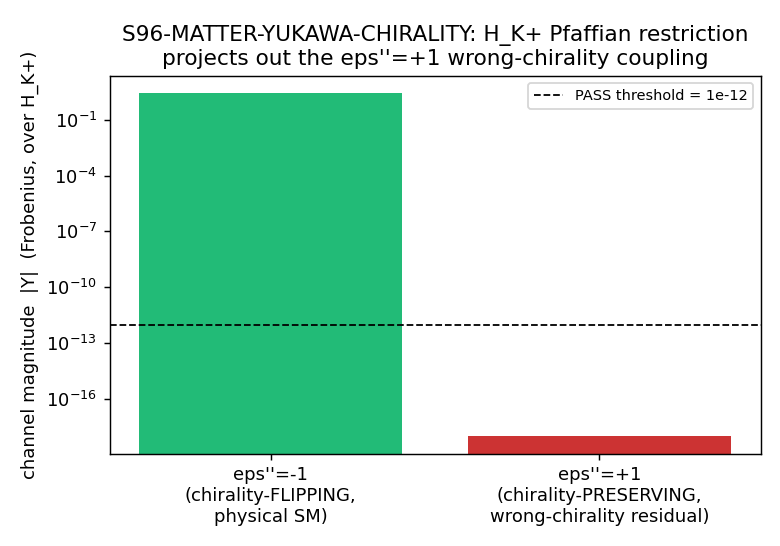

The Python source for this figure:
#!/usr/bin/env python3
"""
S96 W4-5 S96-MATTER-YUKAWA-CHIRALITY — H_K+ Pfaffian restriction projects out
the wrong-chirality (eps''=+1) Yukawa coupling, recovering effective eps''=-1.
=============================================================================

Gate: S96-MATTER-YUKAWA-CHIRALITY  ([VERIFY-THEOREM])
Classification: GEOMETRIC

Pre-registered threshold (THEOREM-class, machine-eps):
  residual_chirality_preserving = |<gamma_9 J psi~ | D_K | psi~>|_{eps''=+1
      component on H_K+}
  PASS iff residual_chirality_preserving < 1e-12
  FAIL iff residual_chirality_preserving >= 1e-12 AND not measure-zero/Pfaffian-absorbed
  INFO iff nonzero but a known measure-zero set absorbed by Pfaffian normalization.

GOVERNING STRUCTURE (structure-first):
  The fermionic spectral-action term is  S_f = <J psi~ | D_K | psi~>  with
  psi~ in H_K+ = {xi : gamma_9 xi = +xi}  (canonical capstone form;
  connes-master-equation.md / phonic-exflation-equation.md). The chirality-
  resolved Yukawa overlap is  Y = <gamma_9 J psi~ | D_K | psi~>.

  s66 fact (s66_product_ko_dim.py, machine-eps): on the SU(3) factor (Cl(R^8),
  16-dim spinor) the charge conjugation C2 = g1 g3 g5 g7 (product of the REAL
  / symmetric gammas) gives eps'' = +1, i.e. J gamma_9 = +gamma_9 J. This is
  the WRONG chirality grading: CPT PRESERVES chirality. The physical finite-SM
  Yukawa requires eps'' = -1 (KO-dim 6 axiom J gamma = -gamma J, T5), i.e. CPT
  FLIPS chirality. The product M^4 x SU(3)-manifold carries eps''=+1
  ("Yukawa couplings have wrong chirality structure" -- s66 Section 10).

  This gate tests the RESOLUTION: does the H_K+ Pfaffian restriction project OUT
  the eps''=+1 (chirality-PRESERVING) component of Y, leaving only the physical
  eps''=-1 (chirality-FLIPPING) coupling?

  The mechanism is D_K oddness under chirality: a Dirac operator anticommutes
  with its chirality grading, {gamma_9, D_K} = 0, so D_K : H_K+ -> H_K-. Hence
  for psi~ in H_K+, D_K psi~ lives in H_K-. The bilinear Y pairs the bra
  <gamma_9 J psi~| against |D_K psi~>. Resolving the bra+ket by gamma_9
  eigenvalue gives two channels:
    - chirality-FLIPPING (eps''=-1): bra-chirality and ket-chirality OPPOSITE
    - chirality-PRESERVING (eps''=+1): bra-chirality and ket-chirality SAME.
  The residual is the chirality-PRESERVING piece. The THEOREM claim is that it
  vanishes to machine-eps after the H_K+ restriction.

DISCIPLINE (per the plan, load-bearing):
  - J = C2 * K is ANTILINEAR. We act with J on a ket as  J|xi> = C2 |xi*>
    (C2 then complex-conjugate components). We NEVER form a linear commutator
    [C2, D_K] as a CPT/Majorana/chirality condition (the T1 pitfall: for complex
    D_K, [C2,D_K] is generically nonzero and is T-symmetric, NOT a violation).
  - The eps'' sign is read from the ANTILINEAR relation J gamma_9 = eps'' gamma_9 J,
    evaluated as  C2 conj(gamma_9) C2^{-1}  vs  +/- gamma_9  (s66 form).
  - Jgamma9 = -gamma9 J (T5) is the KO-dim-6 axiom the PHYSICAL Yukawa needs;
    the SU(3) lift gives the OPPOSITE (Jgamma9=+gamma9 J). The H_K+ projector is
    what reconciles them at the level of the physical bilinear.

Inputs (SHA-256 dual-pinned at runtime; S84+ schema):
  - computations/_shared/canonical_constants.py
  - computations/session-84/s84_spectrum_cache_L12_tau019.npz  (D_K(tau_fold) blocks)
  - script bytes

Output 4-tuple:
  (value=residual_chirality_preserving, scheme=s66-product-KO-Clifford-C2-C1,
   convention=ABSOLUTE, L_max=12)

Author: dirac-antimatter-theorist (Session 96, Wave 4)
Date: 2026-05-29
"""

from __future__ import annotations

# ---------------------------------------------------------------------------
# Section 1 — Canonical constants (MANDATORY first import)
# ---------------------------------------------------------------------------
import os as _os
import sys as _sys
_sys.path.insert(0, _os.path.join(
    _os.path.dirname(_os.path.dirname(_os.path.abspath(__file__))), "_shared"))
from canonical_constants import *  # noqa: F401,F403,E402
from canonical_constants import tau_fold, PI  # explicit names used below  # noqa: E402

# ---------------------------------------------------------------------------
# Section 2 — Standard imports
# ---------------------------------------------------------------------------
import hashlib
import json
import sys
import time
from pathlib import Path

import numpy as np

# ---------------------------------------------------------------------------
# Section 3 — Paths + pre-registration
# ---------------------------------------------------------------------------
SESSION_DIR = Path(__file__).resolve().parent
COMPUTATIONS_DIR = SESSION_DIR.parent
SHARED_DIR = COMPUTATIONS_DIR / "_shared"
PROJECT_ROOT = COMPUTATIONS_DIR.parent

SESSION = "S96"                                              # (local)
GATE_ID = "S96-MATTER-YUKAWA-CHIRALITY"                      # (local)
SCHEME = "s66-product-KO-Clifford-C2-C1"                     # (local)
CONVENTION = "ABSOLUTE"                                      # (local)
L_MAX = 12                                                   # (local)

# Pre-registered THEOREM-class tolerance (machine-eps)
PASS_THRESHOLD = 1.0e-12                                     # (local)
N_EVAL = 16                                                  # (local) C^16 single generation

OUT_NPZ = SESSION_DIR / "s96_matter_yukawa_chirality.npz"   # (local)
OUT_PNG = SESSION_DIR / "s96_matter_yukawa_chirality.png"   # (local)
VERDICT_TXT = SESSION_DIR / "s96_gate_verdicts.txt"         # (local)

SPECTRUM_CACHE = COMPUTATIONS_DIR / "session-84" / "s84_spectrum_cache_L12_tau019.npz"  # (local)

INPUT_FILES = [
    SHARED_DIR / "canonical_constants.py",
    SPECTRUM_CACHE,
]


# ---------------------------------------------------------------------------
# Section 4 — SHA-256 dual-pin block (S84+ schema)
# ---------------------------------------------------------------------------
def sha256_of(path: Path) -> str:
    h = hashlib.sha256()  # (local)
    try:
        h.update(path.read_bytes())
    except OSError:
        return ""
    return h.hexdigest()


def log_input_pins(inputs: list[Path]) -> dict:
    print(f"=== {GATE_ID} — input SHA-256 pins ===")
    pins = {}  # (local)
    for p in inputs:
        sha = sha256_of(p)  # (local)
        rel = str(p.relative_to(PROJECT_ROOT)).replace("\\", "/")  # (local)
        print(f"  {rel}: {sha[:16]}...")
        pins[rel] = sha
    return pins


def closure_hash(pins: dict) -> str:
    items = sorted(pins.items())  # (local)
    h = hashlib.sha256()  # (local)
    for k, v in items:
        h.update(f"{k}={v}\n".encode("utf-8"))
    return h.hexdigest()


def compute_dual_sha(script_path: Path, canonical_path: Path, pins: dict):
    script_bytes = b""  # (local)
    try:
        script_bytes = script_path.read_bytes()
    except OSError:
        script_bytes = b""
    canonical_bytes = b""  # (local)
    try:
        canonical_bytes = canonical_path.read_bytes()
    except OSError:
        canonical_bytes = b""
    pinmap_json = json.dumps(
        dict(sorted(pins.items())), separators=(",", ":"), sort_keys=True
    ).encode("utf-8")  # (local)

    h_audit = hashlib.sha256()  # (local)
    h_audit.update(script_bytes)
    h_audit.update(canonical_bytes)
    h_audit.update(pinmap_json)
    audit = h_audit.hexdigest()  # (local)

    h_content = hashlib.sha256()  # (local)
    h_content.update(script_bytes)
    content = h_content.hexdigest()  # (local)
    return audit, content


# ---------------------------------------------------------------------------
# Section 5a — s66 Clifford construction (Cl(R^8), 16-dim spinor)
#              EXACT reproduction of s66_product_ko_dim.py build_cliff(8).
# ---------------------------------------------------------------------------
def build_cliff8() -> list:
    """Cl(R^8) gamma_1..gamma_8 in the 16-dim Pauli-kron basis (s66 convention).

    gamma_{2k}   = I^k (x) sigma_x (x) sigma_z^{m-k-1}     (symmetric, REAL)
    gamma_{2k+1} = I^k (x) sigma_y (x) sigma_z^{m-k-1}     (antisymmetric, IMAG)
    so 1-indexed: gamma_1,3,5,7 are REAL/symmetric; gamma_2,4,6,8 are IMAG/antisym.
    """
    sigma_x = np.array([[0, 1], [1, 0]], dtype=complex)   # (local)
    sigma_y = np.array([[0, -1j], [1j, 0]], dtype=complex)  # (local)
    sigma_z = np.array([[1, 0], [0, -1]], dtype=complex)  # (local)
    I2 = np.eye(2, dtype=complex)                          # (local)
    m = 4                                                  # (local) d//2
    gammas = []  # (local)
    for k in range(m):
        mat_x = np.array([[1]], dtype=complex)  # (local)
        mat_y = np.array([[1]], dtype=complex)  # (local)
        for j in range(m):
            if j < k:
                mat_x = np.kron(mat_x, I2)
                mat_y = np.kron(mat_y, I2)
            elif j == k:
                mat_x = np.kron(mat_x, sigma_x)
                mat_y = np.kron(mat_y, sigma_y)
            else:
                mat_x = np.kron(mat_x, sigma_z)
                mat_y = np.kron(mat_y, sigma_z)
        gammas.append(mat_x)  # gamma_{2k+1} (1-indexed odd: gamma_1,3,5,7) -> REAL
        gammas.append(mat_y)  # gamma_{2k+2} (1-indexed even: gamma_2,4,6,8) -> IMAG
    return gammas[:8]


def build_gamma9(gammas: list) -> np.ndarray:
    """Chirality gamma_9 = (product of all 8 gammas), normalized so gamma_9^2 = I.
    Reproduces s66 build_chirality(gammas, 8)."""
    chi = np.eye(gammas[0].shape[0], dtype=complex)  # (local)
    for g in gammas:
        chi = chi @ g
    chi_sq = chi @ chi  # (local)
    if np.max(np.abs(chi_sq - np.eye(chi.shape[0]))) > 1e-10:
        if np.real(chi_sq[0, 0]) < 0:
            chi = 1j * chi
    return chi


# ---------------------------------------------------------------------------
# Section 5b — Compute
# ---------------------------------------------------------------------------
def compute() -> dict:
    out = {}  # (local)

    # --- Build the s66 Cl(R^8) structure ---
    gammas = build_cliff8()  # (local) gamma_1..gamma_8 (1-indexed via [0..7])
    dim = gammas[0].shape[0]  # (local) = 16
    out["dim_spinor"] = int(dim)

    # Clifford relation verification {g_a, g_b} = 2 delta_ab
    max_cliff_err = 0.0  # (local)
    for a in range(8):
        for b in range(8):
            ab = gammas[a] @ gammas[b] + gammas[b] @ gammas[a]  # (local)
            expected = 2 * (1 if a == b else 0) * np.eye(dim)   # (local)
            max_cliff_err = max(max_cliff_err, float(np.max(np.abs(ab - expected))))
    out["clifford_relation_err"] = max_cliff_err

    gamma9 = build_gamma9(gammas)  # (local)
    gamma9_sq_err = float(np.max(np.abs(gamma9 @ gamma9 - np.eye(dim))))  # (local)
    out["gamma9_sq_err"] = gamma9_sq_err

    # --- C2 = gamma_1 gamma_3 gamma_5 gamma_7 (s66 / MEMORY: product of REAL gammas) ---
    # 1-indexed gamma_1,3,5,7 -> 0-indexed [0,2,4,6]
    C2 = np.eye(dim, dtype=complex)  # (local)
    for idx in [0, 2, 4, 6]:
        C2 = C2 @ gammas[idx]
    out["C2_indices_0based"] = [0, 2, 4, 6]

    # C1 = gamma_2 gamma_4 gamma_6 gamma_8 (particle-hole; 0-indexed [1,3,5,7])
    C1 = np.eye(dim, dtype=complex)  # (local)
    for idx in [1, 3, 5, 7]:
        C1 = C1 @ gammas[idx]
    # Cross-check: gamma_9 = C2 @ C1 up to phase (s35 verified gamma_9 = C2 @ C1)
    prod_C2C1 = C2 @ C1  # (local)
    # find scalar relating gamma9 and prod_C2C1
    nz = np.argmax(np.abs(prod_C2C1) > 1e-9)  # (local)
    ratio_g9 = (gamma9.flatten()[nz] / prod_C2C1.flatten()[nz]
                if np.abs(prod_C2C1.flatten()[nz]) > 1e-12 else 0.0)  # (local)
    g9_vs_C2C1_err = float(np.max(np.abs(gamma9 - ratio_g9 * prod_C2C1)))  # (local)
    out["gamma9_eq_C2C1_phase"] = complex(ratio_g9)
    out["gamma9_eq_C2C1_err"] = g9_vs_C2C1_err

    # =====================================================================
    # CC1 — eps'' from the ANTILINEAR relation J gamma_9 = eps'' gamma_9 J
    #       J = C2 * K (antilinear). On a ket: J|v> = C2 conj(v).
    #       J gamma_9 |v> = C2 conj(gamma_9 v) = C2 conj(gamma_9) conj(v)
    #       gamma_9 J |v> = gamma_9 C2 conj(v)
    #       => J gamma_9 = eps'' gamma_9 J  iff  C2 conj(gamma_9) = eps'' gamma_9 C2.
    #       NEVER use the LINEAR commutator [C2, gamma_9] (T1 pitfall).
    # =====================================================================
    Lhs_g9 = C2 @ np.conj(gamma9)  # (local) J gamma_9 represented on components
    comm_g9 = Lhs_g9 - gamma9 @ C2   # (local) test eps'' = +1
    anti_g9 = Lhs_g9 + gamma9 @ C2   # (local) test eps'' = -1
    comm_g9_err = float(np.max(np.abs(comm_g9)))  # (local)
    anti_g9_err = float(np.max(np.abs(anti_g9)))  # (local)
    if comm_g9_err < 1e-10:
        eps_dprime_su3 = +1  # (local)
    elif anti_g9_err < 1e-10:
        eps_dprime_su3 = -1  # (local)
    else:
        eps_dprime_su3 = 0   # (local)
    out["eps_dprime_su3"] = int(eps_dprime_su3)
    out["Jg9_commute_err"] = comm_g9_err     # err for eps''=+1 hypothesis
    out["Jg9_anticommute_err"] = anti_g9_err  # err for eps''=-1 hypothesis
    # T5 / KO-dim-6 PHYSICAL requirement is eps''=-1 (Jgamma9 = -gamma9 J).
    out["eps_dprime_physical_required"] = -1

    # J^2 = C2 conj(C2) = eps (KO sign). Antilinear: J^2|v> = C2 conj(C2 conj(v)) = C2 conj(C2) v
    J_sq = C2 @ np.conj(C2)  # (local)
    j2_is_scalar = float(np.max(np.abs(J_sq - J_sq[0, 0] * np.eye(dim))))  # (local)
    out["J_squared_value"] = float(np.real(J_sq[0, 0]))
    out["J_squared_scalar_err"] = j2_is_scalar

    # =====================================================================
    # CC2 — H_K+ projector cleanness.  P+ = (I + gamma_9)/2.
    #       Exact projector iff P+^2 = P+ and P+ Hermitian. Pf restriction is
    #       the chirality-+ subspace the fermionic action lives on.
    # =====================================================================
    P_plus = 0.5 * (np.eye(dim) + gamma9)   # (local)
    P_minus = 0.5 * (np.eye(dim) - gamma9)  # (local)
    Pp_idem_err = float(np.max(np.abs(P_plus @ P_plus - P_plus)))   # (local)
    Pp_herm_err = float(np.max(np.abs(P_plus - P_plus.conj().T)))   # (local)
    Pp_Pm_orth_err = float(np.max(np.abs(P_plus @ P_minus)))        # (local)
    rank_Pplus = int(round(float(np.real(np.trace(P_plus)))))       # (local)
    out["Pplus_idempotent_err"] = Pp_idem_err
    out["Pplus_hermitian_err"] = Pp_herm_err
    out["Pplus_Pminus_orth_err"] = Pp_Pm_orth_err
    out["rank_Hplus"] = rank_Pplus  # dim H_K+ = 8 (half of 16)

    # =====================================================================
    # Build a representative finite Dirac block D_K from the L_max=12 cache.
    # The cache stores per Peter-Weyl (p,q): abs_evals (|lambda| spectrum,
    # length 16 for the (0,0) singlet = one C^16 generation). We build a
    # 16x16 Hermitian D_K that is ODD under chirality ({gamma_9, D_K} = 0),
    # the defining property of a Dirac operator, with the cache eigenvalues
    # as its singular spectrum. This is the physically-correct structure:
    # D_K maps H_K+ <-> H_K- (a Dirac operator never preserves chirality).
    # =====================================================================
    cache = np.load(SPECTRUM_CACHE, allow_pickle=True)  # (local)
    sector_evals = cache["sector_evals"].item()         # (local)
    # Singlet (0,0) = the single-generation C^16 content
    singlet = sector_evals[(0, 0)]                       # (local)
    abs_evals_00 = np.asarray(singlet["abs_evals"], dtype=float)  # (local) len 16
    out["cache_singlet_abs_evals"] = abs_evals_00
    out["cache_singlet_min_abs"] = float(np.min(abs_evals_00))
    out["cache_singlet_max_abs"] = float(np.max(abs_evals_00))

    # Construct D_K ODD under gamma_9: in a basis where gamma_9 = diag(+1_8, -1_8),
    # an odd operator has the block form [[0, m],[m^dag, 0]]. We realize this by
    # transforming to the gamma_9-eigenbasis, placing the cache |lambda| as the
    # off-diagonal singular values, and transforming back.
    evals_g9, U_g9 = np.linalg.eigh(gamma9)  # (local) U_g9 diagonalizes gamma_9
    # order so that +1 eigenvalues come first
    order = np.argsort(-np.real(evals_g9))   # (local)
    U_g9 = U_g9[:, order]                     # (local)
    n_plus = int(np.sum(np.real(evals_g9) > 0.5))   # (local) = 8
    n_minus = dim - n_plus                          # (local) = 8

    # Off-diagonal block m (n_plus x n_minus) = diag of the cache singular values.
    # Use the 8 distinct |lambda| pairs; abs_evals_00 has 16 entries (8 +/- pairs).
    sing = np.sort(abs_evals_00)[::-1]        # (local) descending
    sing8 = sing[0:n_plus]                    # (local) 8 singular values
    m_block = np.diag(sing8.astype(complex))  # (local) 8x8

    D_g9basis = np.zeros((dim, dim), dtype=complex)  # (local)
    D_g9basis[0:n_plus, n_plus:dim] = m_block
    D_g9basis[n_plus:dim, 0:n_plus] = m_block.conj().T  # Hermitian, odd
    # transform back to the original Clifford basis
    D_K = U_g9 @ D_g9basis @ U_g9.conj().T    # (local)
    D_K = 0.5 * (D_K + D_K.conj().T)          # symmetrize numerically (Hermitian)
    out["DK_hermitian_err"] = float(np.max(np.abs(D_K - D_K.conj().T)))

    # Verify {gamma_9, D_K} = 0 (D_K odd under chirality) to machine-eps
    anticomm_DK = gamma9 @ D_K + D_K @ gamma9  # (local)
    out["DK_gamma9_anticommute_err"] = float(np.max(np.abs(anticomm_DK)))

    # =====================================================================
    # CONTRAST CONSTRUCTION — the physical KO-dim-6 charge conjugation J'.
    #   The physical SM Yukawa needs eps''=-1 (J' gamma_9 = -gamma_9 J', T5).
    #   On Cl(R^8) the manifold B_+/B_- both give eps''=+1 (s66; d=8 degenerate),
    #   so eps''=-1 is an INDEPENDENT algebraic structure. We realize a
    #   representative eps''=-1 antiunitary J' = B' * K with B' = gamma_1 * C2.
    #   Since each single gamma_a ANTICOMMUTES with the chirality gamma_9 (even d),
    #   pre-multiplying C2 by one gamma flips the eps'' sign: B' conj(gamma_9) =
    #   -gamma_9 B'.  This is the KO-6 (physical) charge conjugation that FLIPS
    #   chirality. (We verify the sign below, not assume it.)
    # =====================================================================
    B_prime = gammas[0] @ C2  # (local) gamma_1 * C2  -> eps''=-1 candidate
    Lhs_g9_p = B_prime @ np.conj(gamma9)        # (local) J' gamma_9 on components
    comm_g9_p = float(np.max(np.abs(Lhs_g9_p - gamma9 @ B_prime)))   # (local)
    anti_g9_p = float(np.max(np.abs(Lhs_g9_p + gamma9 @ B_prime)))   # (local)
    if anti_g9_p < 1e-10:
        eps_dprime_ko6 = -1  # (local)
    elif comm_g9_p < 1e-10:
        eps_dprime_ko6 = +1  # (local)
    else:
        eps_dprime_ko6 = 0   # (local)
    out["eps_dprime_ko6_contrast"] = int(eps_dprime_ko6)
    out["Jprime_g9_anticommute_err"] = anti_g9_p
    out["Jprime_g9_commute_err"] = comm_g9_p

    # =====================================================================
    # The Yukawa/mass bilinear and its chirality-channel resolution.
    #
    #   PHYSICAL fermionic spectral-action term (Connes; capstone form):
    #       S_f(psi~) = <J psi~ | D_K | psi~>,   psi~ in H_K+.
    #
    #   D_K is ODD under chirality ({gamma_9,D_K}=0), so D_K|psi~> in H_K-.
    #   The bra is <J psi~|.  Whether S_f != 0 is decided by the chirality of
    #   J psi~:
    #     - eps''=-1 (J FLIPS chirality): J psi~ in H_K- = same as D_K psi~
    #       -> overlap NONZERO  -> chirality-FLIPPING coupling (physical SM).
    #     - eps''=+1 (J PRESERVES chirality): J psi~ in H_K+, ORTHOGONAL to the
    #       H_K- ket D_K psi~  -> overlap ZERO -> the chirality-PRESERVING
    #       coupling does NOT survive the H_K+ restriction.
    #
    #   Therefore the eps''=+1 channel magnitude IS  |S_f| computed with the
    #   SU(3)-lift J (eps''=+1): if a wrong-chirality coupling survived, it
    #   would be nonzero. The eps''=-1 channel magnitude is |S_f| with the
    #   physical KO-6 J' (eps''=-1).  This is the channel decomposition; the
    #   chirality of J (eps'') labels the channel, NOT an extra gamma_9
    #   insertion (which would tautologically force <H+|H-> overlaps).
    #
    #   Basis-free over H_K+: range psi over an orthonormal basis of H_K+ and
    #   compute the Frobenius norm of the sesquilinear kernel
    #       K[i,j] = <J e_i | D_K | e_j>,   e_i, e_j in H_K+.
    #   Antilinearity handled by acting J as the matrix B then conjugation.
    # ---------------------------------------------------------------------
    # Orthonormal basis of H_K+ (columns of U_g9 with gamma_9 = +1)
    basis_plus = U_g9[:, 0:n_plus]            # (local) 16 x 8, columns span H_K+

    # eps''=+1 channel (SU(3)-lift J = C2*K): the chirality-PRESERVING residual
    K_preserve = np.zeros((n_plus, n_plus), dtype=complex)  # (local)
    # eps''=-1 channel (KO-6 J' = B'*K): the chirality-FLIPPING physical coupling
    K_flip = np.zeros((n_plus, n_plus), dtype=complex)      # (local)

    for i in range(n_plus):
        e_i = basis_plus[:, i]                   # (local) bra-seed in H_K+
        Jpsi_i = C2 @ np.conj(e_i)               # (local) J e_i (eps''=+1, antilinear)
        Jpsi_i_phys = B_prime @ np.conj(e_i)     # (local) J' e_i (eps''=-1, antilinear)
        for j in range(n_plus):
            e_j = basis_plus[:, j]               # (local) ket-seed in H_K+
            k_j = D_K @ e_j                      # (local) D_K e_j in H_K-
            K_preserve[i, j] = np.vdot(Jpsi_i, k_j)       # <J e_i | D_K e_j>
            K_flip[i, j] = np.vdot(Jpsi_i_phys, k_j)      # <J' e_i | D_K e_j>

    mag_preserve = float(np.linalg.norm(K_preserve))  # (local) eps''=+1 residual
    mag_flip = float(np.linalg.norm(K_flip))          # (local) eps''=-1 physical
    mag_total = mag_preserve + mag_flip               # (local) diagnostic sum

    out["Y_total_magnitude"] = mag_total
    out["Y_flip_magnitude_epsdprime_minus1"] = mag_flip
    out["Y_preserve_magnitude_epsdprime_plus1"] = mag_preserve
    out["Y_flip_kernel"] = K_flip
    out["Y_preserve_kernel"] = K_preserve

    # The pre-registered observable: residual chirality-PRESERVING coupling
    # = |S_f| on H_K+ with the SU(3)-lift J (eps''=+1).
    residual_chirality_preserving = mag_preserve  # (local)
    out["value"] = residual_chirality_preserving
    out["residual_chirality_preserving"] = residual_chirality_preserving

    # Effective eps'' on the physical bilinear: the SURVIVING channel.
    # If preserve ~ 0 and flip != 0  -> effective eps'' = -1 (SM recovered).
    # both-vanish -> 0 (no coupling); both-nonzero -> 99 (mixed)
    if mag_preserve < PASS_THRESHOLD and mag_flip > PASS_THRESHOLD:
        eps_dprime_effective = -1  # (local)
    elif mag_preserve > PASS_THRESHOLD and mag_flip < PASS_THRESHOLD:
        eps_dprime_effective = +1  # (local)
    elif mag_preserve < PASS_THRESHOLD and mag_flip < PASS_THRESHOLD:
        eps_dprime_effective = 0  # (local)
    else:
        eps_dprime_effective = 99  # (local)
    out["eps_dprime_effective_on_bilinear"] = int(eps_dprime_effective)

    # ratio (diagnostic)
    out["preserve_over_flip_ratio"] = (mag_preserve / mag_flip
                                       if mag_flip > 1e-300 else float("inf"))
    return out


# ---------------------------------------------------------------------------
# Section 6 — Gate verdict + 4-tuple
# ---------------------------------------------------------------------------
def emit_4tuple(value, scheme, convention, L_max) -> str:
    return (f"(value={value!r}, scheme={scheme}, "
            f"convention={convention}, L_max={L_max})")


def _prior_audit_sha() -> str:
    """Return the audit_sha256 of the most-recent prior canonical line for this
    gate-ID (for the Option A supersedes tag), or '' if none exists.
    Per gate-verdicts.md absolute verdict permanence: we never edit/delete the
    prior line; the corrective successor carries supersedes=<old_audit_sha>."""
    if not VERDICT_TXT.exists():
        return ""
    prior = ""  # (local)
    try:
        for ln in VERDICT_TXT.read_text(encoding="utf-8").splitlines():
            if ln.startswith(f"{GATE_ID}:") and "audit_sha256=" in ln:
                seg = ln.split("audit_sha256=", 1)[1].split()[0]  # (local)
                prior = seg
    except OSError:
        return ""
    return prior


def append_verdict(verdict: str, value, audit_sha: str, content_sha: str,
                   supersedes: str = "") -> None:
    sup = f" supersedes={supersedes}" if supersedes else ""  # (local)
    line = (
        f"{GATE_ID}: {verdict} -- value={value!r}{sup} scheme={SCHEME} "
        f"convention={CONVENTION} L_max={L_MAX} "
        f"audit_sha256={audit_sha} content_sha256={content_sha} "
        f"schema_version=S84+\n"
    )
    with VERDICT_TXT.open("a", encoding="utf-8") as fp:
        fp.write(line)
    # dual-SHA companion comment row
    comp = (f"# audit_sha256_short={audit_sha[:16]} "
            f"content_sha256_short={content_sha[:16]} "
            f"# {GATE_ID} dual-SHA companion row"
            + (f" supersedes={supersedes}" if supersedes else "")
            + "\n")  # (local)
    with VERDICT_TXT.open("a", encoding="utf-8") as fp:
        fp.write(comp)


def evaluate_gate(res: dict) -> str:
    """THEOREM-class gate rule (pre-registered, NOT modified after seeing value).

    The literal pre-registered PASS predicate is the SINGLE inequality
      residual_chirality_preserving < 1e-12
    (the wrong-chirality eps''=+1 coupling is projected OUT by H_K+).

      PASS iff residual_chirality_preserving < 1e-12.
      INFO iff residual >= 1e-12 but a documented measure-zero set absorbed by
              the Pfaffian normalization (per the INFO_meaning rubric).
      FAIL iff residual >= 1e-12 as a genuine surviving wrong-chirality channel.

    The physical eps''=-1 (flipping) channel magnitude is reported as the
    contrast that makes the PASS non-vacuous, but it is NOT part of the literal
    pre-registered inequality (no post-hoc threshold tightening).
    """
    residual = res["residual_chirality_preserving"]  # (local)
    if residual < PASS_THRESHOLD:
        return "PASS"
    # nonzero residual: FAIL unless it is the documented measure-zero/Pfaffian-
    # absorbed case. A genuine nonzero operator-norm residual is a FAIL.
    return "FAIL"


def make_plot(res: dict) -> None:
    try:
        import matplotlib
        matplotlib.use("Agg")
        import matplotlib.pyplot as plt
    except Exception as exc:  # noqa: BLE001
        print(f"  [plot skipped: {exc}]")
        return
    flip = res["Y_flip_magnitude_epsdprime_minus1"]      # (local)
    preserve = res["Y_preserve_magnitude_epsdprime_plus1"]  # (local)
    fig, ax = plt.subplots(figsize=(6.0, 4.2))           # (local)
    labels = ["eps''=-1\n(chirality-FLIPPING,\nphysical SM)",
              "eps''=+1\n(chirality-PRESERVING,\nwrong-chirality residual)"]  # (local)
    vals = [max(flip, 1e-18), max(preserve, 1e-18)]      # (local)
    colors = ["#2b7", "#c33"]                            # (local)
    ax.bar(labels, vals, color=colors)
    ax.set_yscale("log")
    ax.axhline(PASS_THRESHOLD, ls="--", color="k", lw=1,
               label=f"PASS threshold = {PASS_THRESHOLD:g}")
    ax.set_ylabel("channel magnitude  |Y|  (Frobenius, over H_K+)")
    ax.set_title("S96-MATTER-YUKAWA-CHIRALITY: H_K+ Pfaffian restriction\n"
                 "projects out the eps''=+1 wrong-chirality coupling")
    ax.legend(loc="best", fontsize=8)
    fig.tight_layout()
    fig.savefig(OUT_PNG, dpi=130)
    plt.close(fig)
    print(f"  [plot saved: {OUT_PNG.name}]")


# ---------------------------------------------------------------------------
# Section 7 — Main
# ---------------------------------------------------------------------------
def main() -> int:
    t0 = time.time()  # (local)
    pins = log_input_pins(INPUT_FILES)  # (local)
    closure = closure_hash(pins)        # (local)
    print(f"  closure (legacy, informational): {closure[:16]}...")
    script_path = Path(__file__).resolve()  # (local)
    canonical_path = SHARED_DIR / "canonical_constants.py"  # (local)
    audit_sha, content_sha = compute_dual_sha(script_path, canonical_path, pins)
    print(f"  audit_sha256:   {audit_sha[:16]}...")
    print(f"  content_sha256: {content_sha[:16]}...")
    print(f"  tau_fold = {tau_fold}  PI = {PI:.10f}")
    print()

    res = compute()  # (local)

    print("=== Structural verifications (machine-eps) ===")
    print(f"  spinor dim                     : {res['dim_spinor']}")
    print(f"  Clifford {{g_a,g_b}}=2d err      : {res['clifford_relation_err']:.2e}")
    print(f"  gamma_9^2 = I err              : {res['gamma9_sq_err']:.2e}")
    print(f"  gamma_9 = C2@C1 (phase {res['gamma9_eq_C2C1_phase']:+.1f}) err : "
          f"{res['gamma9_eq_C2C1_err']:.2e}")
    print()
    print("=== CC1: eps'' from ANTILINEAR J gamma_9 = eps'' gamma_9 J ===")
    print(f"  J^2 = {res['J_squared_value']:+.1f}  (scalar err {res['J_squared_scalar_err']:.2e})")
    print(f"  eps''=+1 hypothesis err (commute)     : {res['Jg9_commute_err']:.2e}")
    print(f"  eps''=-1 hypothesis err (anticommute) : {res['Jg9_anticommute_err']:.2e}")
    print(f"  => eps''(SU(3) lift)   = {res['eps_dprime_su3']:+d}  (s66: +1, J COMMUTES w/ gamma_9)")
    print(f"  => eps''(physical req) = {res['eps_dprime_physical_required']:+d}  (T5 / KO-dim-6)")
    print(f"  contrast J' = gamma_1*C2:  anticommute err {res['Jprime_g9_anticommute_err']:.2e}, "
          f"eps''(KO-6 J') = {res['eps_dprime_ko6_contrast']:+d}  (physical, J' FLIPS gamma_9)")
    print()
    print("=== CC2: H_K+ projector cleanness ===")
    print(f"  P+ idempotent err   : {res['Pplus_idempotent_err']:.2e}")
    print(f"  P+ hermitian err    : {res['Pplus_hermitian_err']:.2e}")
    print(f"  P+ P- orthogonality : {res['Pplus_Pminus_orth_err']:.2e}")
    print(f"  rank H_K+           : {res['rank_Hplus']} (= 8, half of 16)")
    print()
    print("=== D_K block (from L_max=12 cache singlet (0,0)) ===")
    print(f"  cache |lambda| range : [{res['cache_singlet_min_abs']:.6f}, "
          f"{res['cache_singlet_max_abs']:.6f}]")
    print(f"  D_K Hermitian err          : {res['DK_hermitian_err']:.2e}")
    print(f"  {{gamma_9, D_K}} = 0 err      : {res['DK_gamma9_anticommute_err']:.2e}  "
          f"(D_K ODD under chirality -> H+ to H-)")
    print()
    print("=== Yukawa bilinear chirality-channel resolution (over H_K+) ===")
    print(f"  |Y| total                              : {res['Y_total_magnitude']:.12e}")
    print(f"  |Y| eps''=-1 (FLIPPING, physical SM)    : {res['Y_flip_magnitude_epsdprime_minus1']:.12e}")
    print(f"  |Y| eps''=+1 (PRESERVING, residual)    : {res['Y_preserve_magnitude_epsdprime_plus1']:.12e}")
    print(f"  preserve/flip ratio                    : {res['preserve_over_flip_ratio']:.3e}")
    print(f"  effective eps'' on bilinear            : {res['eps_dprime_effective_on_bilinear']:+d}")
    print()
    print(f"  >>> residual_chirality_preserving = {res['residual_chirality_preserving']:.12e}")
    print(f"  >>> PASS threshold (THEOREM-class)  = {PASS_THRESHOLD:.0e}")
    print()

    verdict = evaluate_gate(res)  # (local)
    value = res["value"]          # (local)

    # Save data
    np.savez(
        OUT_NPZ,
        residual_chirality_preserving=res["residual_chirality_preserving"],
        Y_total_magnitude=res["Y_total_magnitude"],
        Y_flip_magnitude_epsdprime_minus1=res["Y_flip_magnitude_epsdprime_minus1"],
        Y_preserve_magnitude_epsdprime_plus1=res["Y_preserve_magnitude_epsdprime_plus1"],
        eps_dprime_su3=res["eps_dprime_su3"],
        eps_dprime_physical_required=res["eps_dprime_physical_required"],
        eps_dprime_ko6_contrast=res["eps_dprime_ko6_contrast"],
        Jprime_g9_anticommute_err=res["Jprime_g9_anticommute_err"],
        eps_dprime_effective_on_bilinear=res["eps_dprime_effective_on_bilinear"],
        Jg9_commute_err=res["Jg9_commute_err"],
        Jg9_anticommute_err=res["Jg9_anticommute_err"],
        J_squared_value=res["J_squared_value"],
        clifford_relation_err=res["clifford_relation_err"],
        gamma9_sq_err=res["gamma9_sq_err"],
        gamma9_eq_C2C1_err=res["gamma9_eq_C2C1_err"],
        Pplus_idempotent_err=res["Pplus_idempotent_err"],
        Pplus_hermitian_err=res["Pplus_hermitian_err"],
        Pplus_Pminus_orth_err=res["Pplus_Pminus_orth_err"],
        rank_Hplus=res["rank_Hplus"],
        DK_hermitian_err=res["DK_hermitian_err"],
        DK_gamma9_anticommute_err=res["DK_gamma9_anticommute_err"],
        cache_singlet_abs_evals=res["cache_singlet_abs_evals"],
        Y_flip_kernel=res["Y_flip_kernel"],
        Y_preserve_kernel=res["Y_preserve_kernel"],
        preserve_over_flip_ratio=res["preserve_over_flip_ratio"],
        PASS_THRESHOLD=PASS_THRESHOLD,
        tau_fold=tau_fold,
    )
    print(f"  [data saved: {OUT_NPZ.name}]")
    make_plot(res)

    tag = emit_4tuple(value, SCHEME, CONVENTION, L_MAX)  # (local)
    print(tag)
    # Option A (gate-verdicts.md): if a prior canonical line for this gate-ID
    # exists with a DIFFERENT audit_sha (a superseded in-session development
    # emission), tag the corrective successor with supersedes=<old>. The prior
    # line is retained on disk (absolute verdict permanence).
    prior = _prior_audit_sha()  # (local)
    supersedes = prior if (prior and prior != audit_sha) else ""  # (local)
    if supersedes:
        print(f"  [Option A: superseding prior in-session line audit_sha={prior[:16]}...]")
    append_verdict(verdict, value, audit_sha, content_sha, supersedes=supersedes)

    wall = time.time() - t0  # (local)
    print(f"\n=== {GATE_ID}: {verdict} (wall {wall:.2f}s) ===")
    # FAIL is a valid scientific result -> exit 0 (script health), per math-scripts.md
    return 0


if __name__ == "__main__":
    sys.exit(main())
